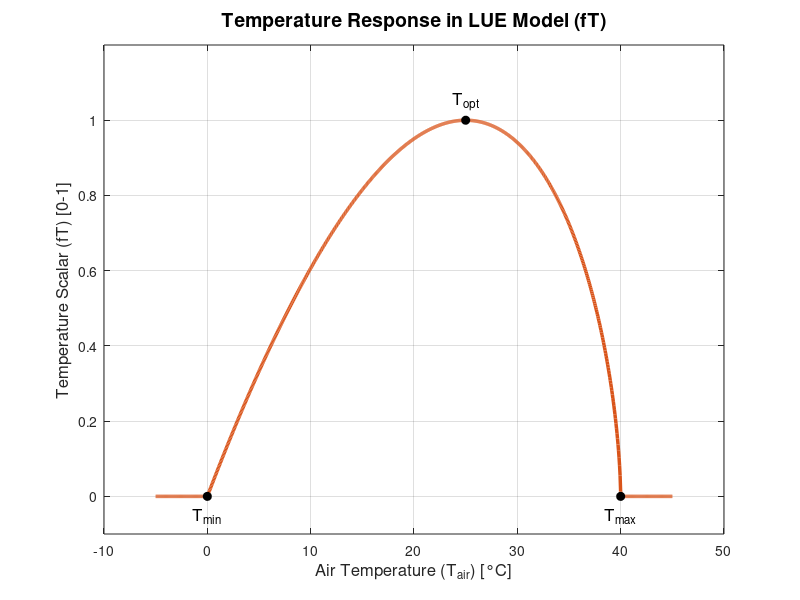

Reproduce this figure in MATLAB.
% Visualize fT
% Define Cardinal Temperatures
Tmin = 0;   % Minimum temperature for photosynthesis
Topt = 25;  % Optimal temperature (where fT = 1)
Tmax = 40;  % Maximum temperature (heat stress limit)

% Create Temperature Range
Tair = linspace(-5, 45, 1000); % Air temperatures from -5 to 45 degrees

% Calculate the 'q' coefficient (This shifts the peak to Topt)
q = (Tmax - Topt) / (Topt - Tmin);

% Compute the Temperature Response (fT)
% The Wang & Engel Formula includes "q"
% This ensures the peak is exactly at Topt and the max value is 1.0
fT = ((Tair - Tmin) .* (Tmax - Tair).^q) ./ ...
     ((Topt - Tmin) * (Tmax - Topt)^q);

% Apply biological limits (clipping)
% Photosynthesis is zero below Tmin and above Tmax
fT(Tair <= Tmin | Tair >= Tmax) = 0;

% Visualization
figure('Color', 'w', 'Name', 'Temperature Response Function');
plot(Tair, fT, 'LineWidth', 2.5, 'Color', [0.85 0.33 0.1]);
grid on;
hold on;

% Add markers for cardinal points
plot([Tmin Topt Tmax], [0 1 0], 'ko', 'MarkerFaceColor', 'k');
text(Tmin, -0.05, 'T_{min}', 'FontSize', 12, 'HorizontalAlignment', 'center');
text(Topt, 1.05, 'T_{opt}', 'FontSize', 12, 'HorizontalAlignment', 'center');
text(Tmax, -0.05, 'T_{max}', 'FontSize', 12, 'HorizontalAlignment', 'center');

xlabel('Air Temperature (T_{air}) [°C]', 'FontSize', 12);
ylabel('Temperature Scalar (fT) [0-1]', 'FontSize', 12);
title('Temperature Response in LUE Model (fT)', 'FontSize', 14);
ylim([-0.1 1.2]);
